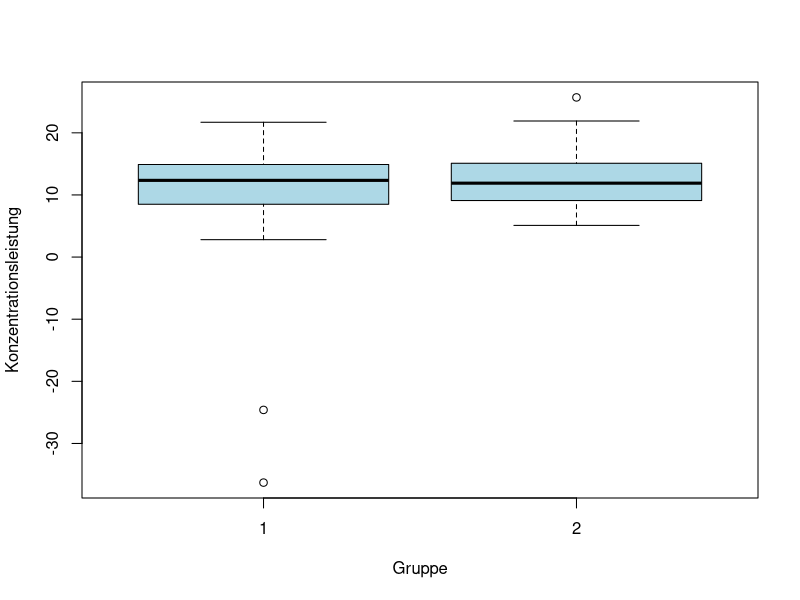
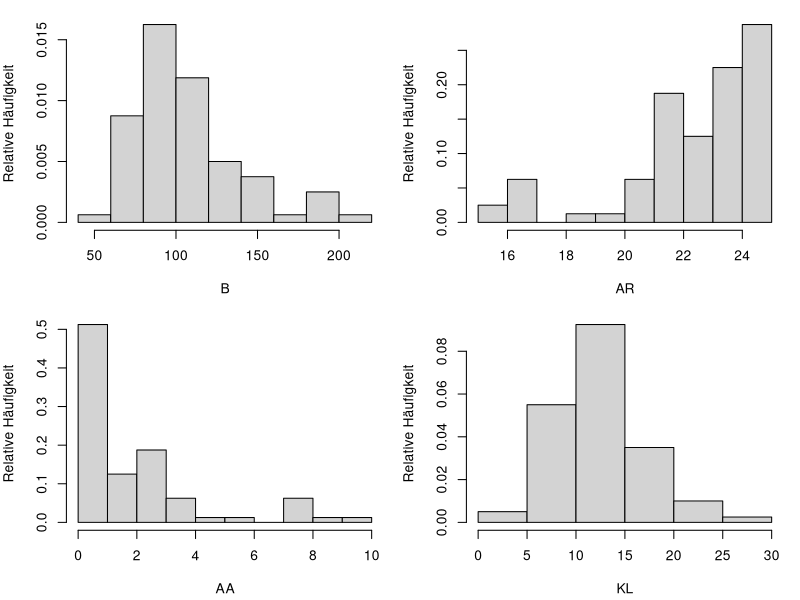
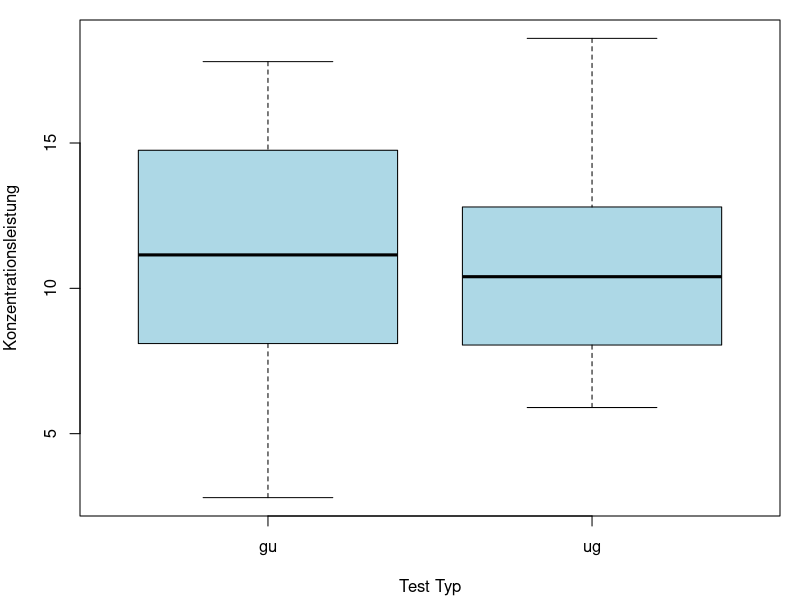
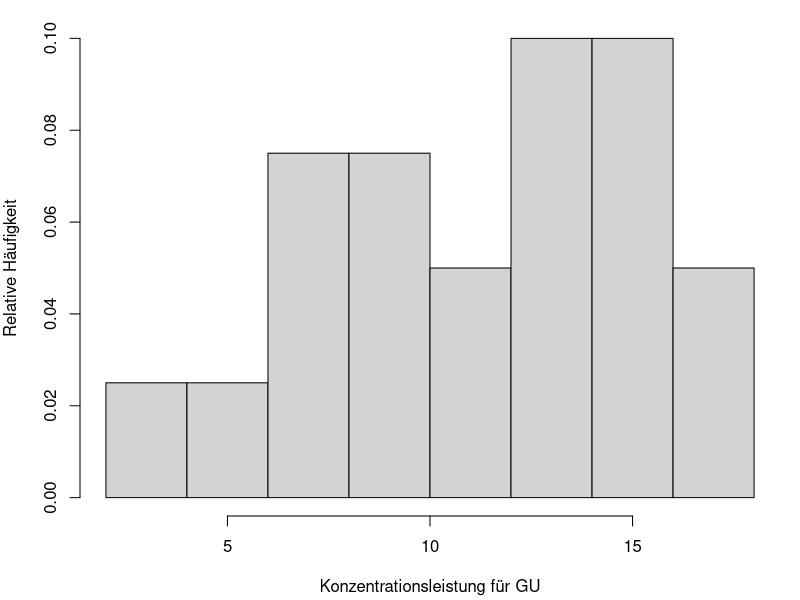
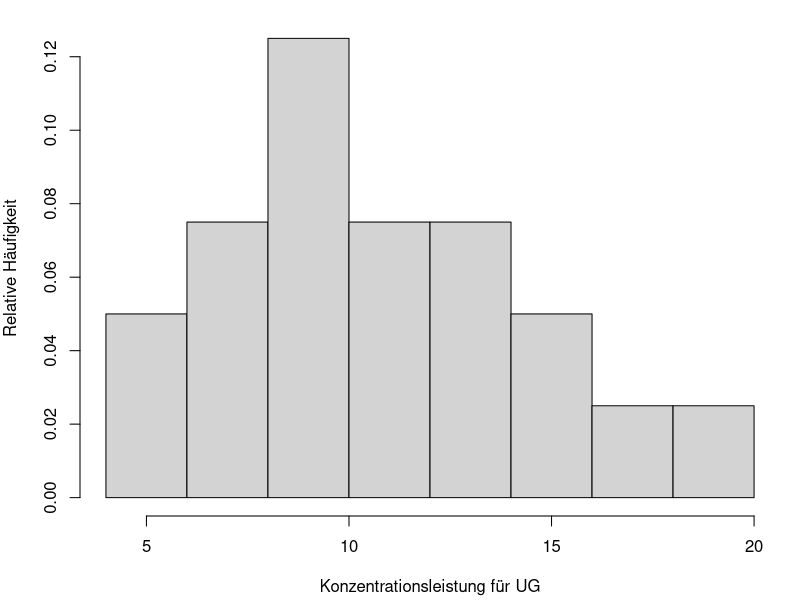
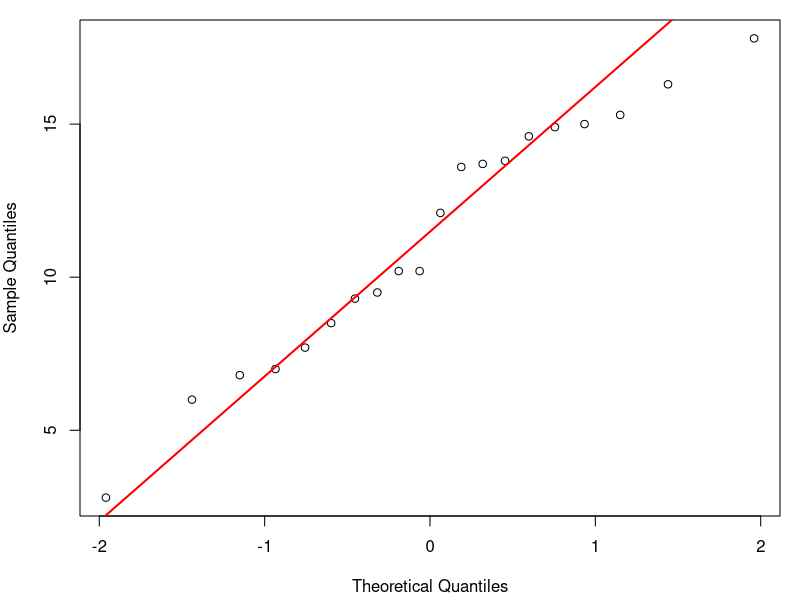
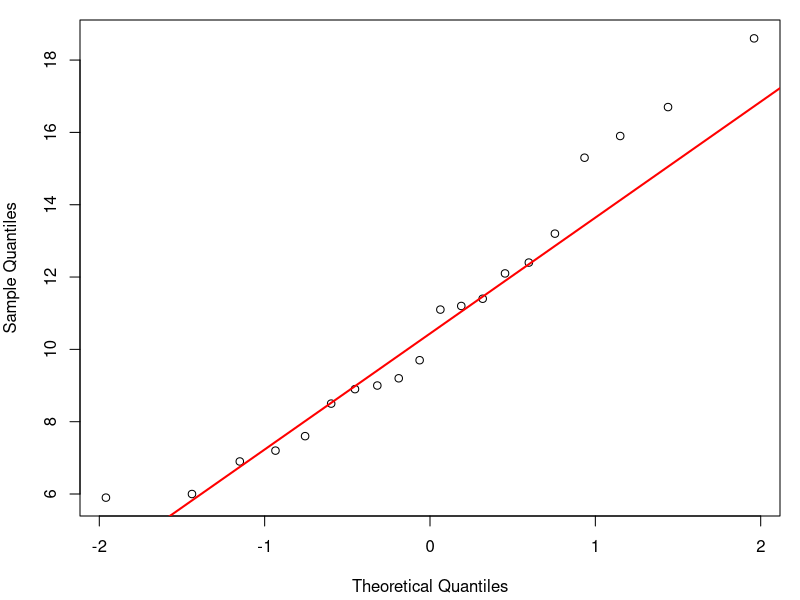
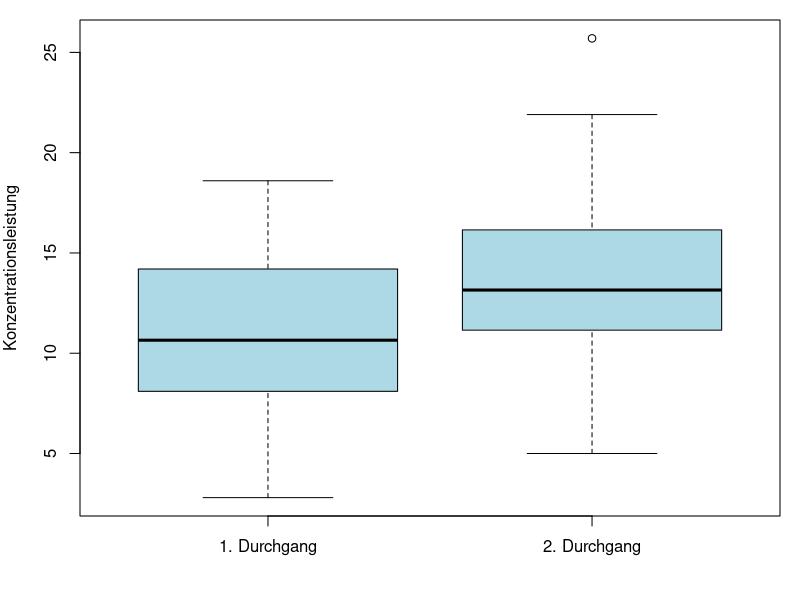

Reproduce these figures in R, in order.
library(car)

df <- read.table("Konzentrationsdaten.txt", header=TRUE)
head(df)
dim(df)

# Überprüfung auf NA-Werte
sum(is.na(df)) # 0

# Betrachtung der Verteilung der KL nach Gruppe
boxplot(df$KL ~ df$gruppe, col = "lightblue",
        xlab = "Gruppe", ylab = "Konzentrationsleistung")
# Häufigkeitsverteilung der AF
table(df$AF)

# Entfernen der Zeile mit Extremwerten:
df <- df[df$id != "14",]

attach(df)
# Betrachtung der Verteilung der Daten nach Entfernung der Extremwerten
# Histogramme von der Bearbeitungszeit, Anzahl richtiger Zeichen, 
# Anzahl ausgelassener (richtiger) Zeichen, Konzentrationsleistung
par(mar = c(4.2, 4, 1, 1), mfrow = c(2, 2)) 
hist(B, main = "", ylab = "Relative Häufigkeit", probability = TRUE) 
hist(AR, main = "", ylab = "Relative Häufigkeit", probability = TRUE) 
hist(AA, main = "", ylab = "Relative Häufigkeit", probability = TRUE) 
hist(KL, main = "", ylab = "Relative Häufigkeit", probability = TRUE)

par(mfrow = c(1, 1)) 

# Umwandlung der Variablen in Faktoren:
gruppe <- as.factor(gruppe) 
id <- as.factor(id)
durchgang <- as.factor(durchgang)
test_typ <- as.factor(test_typ)

detach(df)

# AUFGABE 1
# Zwei unverbundene Stichproben

df_durchgang1 <- subset(df, durchgang == 1)
durchgang1_gu_kl <- df_durchgang1[df_durchgang1$test_typ == "gu", ]$KL
durchgang1_ug_kl <- df_durchgang1[df_durchgang1$test_typ == "ug", ]$KL

# Vergleich der Konzentrationsleistung zwischen GU- und UG-Test im ersten Durchgang
boxplot(df_durchgang1$KL ~ df_durchgang1$test_typ, col = "lightblue",
        xlab = "Test Typ", ylab = "Konzentrationsleistung")

# Verteilung der Konzentrationsleistung für GU im ersten Durchgang
hist(durchgang1_gu_kl, xlab = "Konzentrationsleistung für GU",
     ylab = "Relative Häufigkeit", probability = TRUE, main = "")

# Verteilung der Konzentrationsleistung für UG im ersten Durchgang
hist(durchgang1_ug_kl, xlab = "Konzentrationsleistung für UG",
     ylab = "Relative Häufigkeit", probability = TRUE, main = "")

# Rechne Kolmogorov-Smirnov-Test auf Normalverteilung
# GU Test:
mu <- mean(durchgang1_gu_kl) # 11.255
sigma2 <- var(durchgang1_gu_kl) # 16.22261
ks.test(durchgang1_gu_kl, y="pnorm", mean=mu, sd=sqrt(sigma2))
# p-value = 0.6115

# UG Test:
mu <- mean(durchgang1_ug_kl) # 10.84
sigma2 <- var(durchgang1_ug_kl) # 13.36147
ks.test(durchgang1_ug_kl, y="pnorm", mean=mu, sd=sqrt(sigma2))
# p-value = 0.8863

# Wir verwerfen die H0 bei beiden Testen nicht, dass die Daten aus einer 
# N(mu, sqrt(sigma2))-Verteilung stammen -> nichts spricht dagegen, 
# dass die Daten normalverteilt sind

# Zusätzlich erstellen wir das QQ-Plot, um visuell die NV-Annahme zu überprüfen:
# QQ-Plot zur Überprüfung der Normalverteilung der Konzentrationsleistung (KL) (GU-Test)
qqnorm(durchgang1_gu_kl, main = "")
qqline(durchgang1_gu_kl, col = "red", lwd = 2)

# QQ-Plot zur Überprüfung der Normalverteilung der Konzentrationsleistung (KL) (UG-Test)
qqnorm(durchgang1_ug_kl, main = "")
qqline(durchgang1_ug_kl, col = "red", lwd = 2)
# Die Q-Q Plots zeigen, dass die Daten für beide Testgruppen (GU und UG) 
# annähernd normalverteilt sind. Die Anzahl an Beobachtungen ist aber niedrig. 

# Zusätzlich: Shapiro-Wilk-Normalitätstest verwirft die H0 auch nicht:
shapiro.test(durchgang1_gu_kl) # p-value = 0.5617
shapiro.test(durchgang1_ug_kl) # p-value = 0.3286

var.test(durchgang1_gu_kl, durchgang1_ug_kl)
# p-value = 0.6767 => die Varianzen sind nicht signifikant unterschiedlich

# Verwenden wir den t-Test zur Überprüfung der Unterschiede 
# in Konzentrationsscores zwischen GU und UG Test:
t.test(durchgang1_gu_kl, durchgang1_ug_kl, var.equal = TRUE)
# oder alternativ: t.test(KL ~ gruppe, data = df_durchgang1)
# p-value = 0.7348 => die Unterschiede sind nicht signifikant!


# AUFGABE 2
# Zwei verbundene Stichproben

# a) Verbesserung des Konzentrationsscores durch Wiederholungseffekt
durchgang1_kl <- df[df$durchgang == "1", ]$KL
durchgang2_kl <- df[df$durchgang == "2", ]$KL

# Verbesserung des Konzentrationsscores durch Wiederholungseffekt
boxplot(durchgang1_kl,
        durchgang2_kl,
        names = c("1. Durchgang", "2. Durchgang"),
        ylab = "Konzentrationsleistung",
        xlab = "", horizontal = FALSE, col = "lightblue")

par(mfrow = c(1, 2)) 

# Verteilung des Konzentrationsscores im 1. Durchgang
hist(durchgang1_kl, xlab = "KL für 1. Durchgang", 
     ylab = "Relative Häufigkeit", probability = TRUE, main = "")
lines(density(durchgang1_kl), col = "blue", lwd = 2)
abline(v = median(durchgang1_kl), col = "red", lwd = 2, lty = 2)
legend("topright", legend = c("Dichte", "Median"), 
       col = c("blue", "red"), lwd = 2, lty = c(1, 2), bty = "n")

# Verteilung des Konzentrationsscores im 2. Durchgang
hist(durchgang2_kl, xlab = "KL für 2. Durchgang", 
     ylab = "Relative Häufigkeit", probability = TRUE, main = "", breaks = 9)
lines(density(durchgang2_kl), col = "blue", lwd = 2)
abline(v = median(durchgang2_kl), col = "red", lwd = 2, lty = 2)
legend("topright", legend = c("Dichte", "Median"), 
       col = c("blue", "red"), lwd = 2, lty = c(1, 2), bty = "n")
par(mfrow = c(1, 1)) 

differences <- durchgang2_kl - durchgang1_kl

mu <- mean(differences) # 2.7125
sigma2 <- var(differences) # 10.26369

ks.test(differences, y="pnorm", mean=mu, sd=sqrt(sigma2)) 
# p-value = 0.676 => wir können die H0 beibehalten

# Zusätlich:
shapiro.test(differences) # p-value = 0.1214 => H0 wird beibehalten

# QQ-Plot der Differenzen im Konzentrationsscore
qqnorm(differences, main="")
qqline(differences, col = "red", lwd = 2)
# Differenzen sind normalverteilt => wir können t-test verwenden

# t.test(zweiter_durchgang_kl, erster_durchgang_kl, paired = TRUE, alternative = "greater")
t.test(differences, alternative = "greater")
# p-value = 2.033e-06, wir lehnen H0 ab => entscheiden für H1 (2. Durchgang > 1. Durchgang)
# => die Konzentrationsscore verbessert sich durch einen Wiederholungseffekt

# b) Verbesserung der Bearbeitungszeit durch Wiederholungseffekt
durchgang1_zeit <- df[df$durchgang == "1", ]$B
durchgang2_zeit <- df[df$durchgang == "2", ]$B

# Verbesserung des Bearbeitungszeit durch Wiederholungseffekt
boxplot(durchgang1_zeit,
        durchgang2_zeit,
        names = c("1. Durchgang", "2. Durchgang"),
        ylab = "Bearbeitungzeit",
        xlab = "", horizontal = FALSE, col = "lightblue")

par(mfrow = c(1, 2)) 
# Verteilung des Bearbeitungszeit im 1. Durchgang
hist(durchgang1_zeit, xlab = "Bearbeitungszeit für 1. Durchgang", 
     ylab = "Relative Häufigkeit", probability = TRUE, 
     main = "")
lines(density(durchgang1_zeit), col = "blue", lwd = 2)
abline(v = median(durchgang1_zeit), col = "red", lwd = 2, lty = 2)
legend("topright", legend = c("Dichte", "Median"), 
       col = c("blue", "red"), lwd = 2, lty = c(1, 2), bty = "n")

# Verteilung des Bearbeitungszeit im 2. Durchgang
hist(durchgang2_zeit, xlab = "Bearbeitungszeit für 2. Durchgang", 
     ylab = "Relative Häufigkeit", probability = TRUE, 
     main = "")
lines(density(durchgang2_zeit), col = "blue", lwd = 2)
abline(v = median(durchgang2_zeit), col = "red", lwd = 2, lty = 2)
legend("topright", legend = c("Dichte", "Median"), 
       col = c("blue", "red"), lwd = 2, lty = c(1, 2), bty = "n")
par(mfrow = c(1, 1)) 

differences <- durchgang2_zeit - durchgang1_zeit

mu <- mean(differences) # -16.8175
sigma2 <- var(differences) # 635.8917

ks.test(differences, y="pnorm", mean=mu, sd=sqrt(sigma2))
# p-value = 0.4376 => wir lehnen H0 nicht ab

# Zusätlich:
shapiro.test(differences) # p-value = 0.1187=> H0 wird beibehalten

# QQ-Plot der Differenzen im Bearbeitungszeit
qqnorm(differences, main="")
qqline(differences, col = "red", lwd = 2)
# Differenzen sind normalverteilt => wir können t-test verwenden

# t.test(durchgang2_zeit, durchgang1_zeit, paired = TRUE, alternative = "less")
t.test(differences, alternative = "less")
# p-value = 7.098e-05 => wie lehnen H0 ab => die Bearbeitungszeit hat sich verbessert 


# AUFGABE 3
# Ist eine potentielle Verbesserung des Konzentrationsscores durch Wiederholung 
# größer, wenn exakt der gleiche Test wiederholt wird (Gruppe 1) im Vergleich 
# dazu, dass von UG auf GU gewechselt wird (Gruppe 2)?

# Gruppe 1:
gruppe1_durchgang1_kl <- df[df$gruppe == "1" & df$durchgang == "1", ]$KL
gruppe1_durchgang2_kl <- df[df$gruppe == "1" & df$durchgang == "2", ]$KL

differences1 <- gruppe1_durchgang2_kl - gruppe1_durchgang1_kl

mu <- mean(differences1) # 2.31
sigma2 <- var(differences1) # 9.942

ks.test(differences1, y="pnorm", mean=mu, sd=sqrt(sigma2))
# p-value = 0.9548 => wir lehnen H0 nicht ab

# Zusätlich:
shapiro.test(differences1) # p-value = 0.2586 => H0 wird beibehalten

# QQ-Plot der Differenzen in Konzentrationsscores für die 1. Gruppe
qqnorm(differences1, main="")
qqline(differences1, col = "red", lwd = 2)
# Differenzen sind normalverteilt => wir können t-test verwenden

t.test(gruppe1_durchgang2_kl, gruppe1_durchgang1_kl, paired = TRUE, alternative = "greater")
t.test(differences1, alternative = "greater")
# p-value = 0.001986 => die Differenzen sind signifikant, KL verbessert sich

# Gruppe 2:
gruppe2_durchgang1_kl <- df[df$gruppe == "2" & df$durchgang == "1", ]$KL
gruppe2_durchgang2_kl <- df[df$gruppe == "2" & df$durchgang == "2", ]$KL

differences2 <- gruppe2_durchgang2_kl - gruppe2_durchgang1_kl

mu <- mean(differences2) # 3.115
sigma2 <- var(differences2) # 10.7845

ks.test(differences2, y="pnorm", mean=mu, sd=sqrt(sigma2))
# p-value = 0.9467 => wir lehnen H0 nicht ab

# Zusätlich:
shapiro.test(differences2) # p-value = 0.6598 => H0 wird beibehalten

# QQ-Plot der Differenzen in Konzentrationsscores für die 2. Gruppe
qqnorm(differences2, main="")
qqline(differences2, col = "red", lwd = 2)
# Differenzen sind normalverteilt => wir können t-test verwenden

t.test(gruppe2_durchgang2_kl, gruppe2_durchgang1_kl, paired = TRUE, alternative = "greater")
t.test(differences2, alternative = "greater")
# p-value = 0.0002205 => die Differenzen sind signifikant, KL verbessert sich

var.test(differences1, differences2) 
# p-value = 0.8611 => die Varianzen sind nicht signifikant unterschiedlich

t.test(differences1, differences2, alternative = "greater")
# p-value = 0.783
# Ja, die Verbesserung des Konzentrationsscores ist größer, wenn derselbe Test 
# wiederholt wird (Gruppe 1) im Vergleich zum Wechsel von UG zu GU (Gruppe 2)